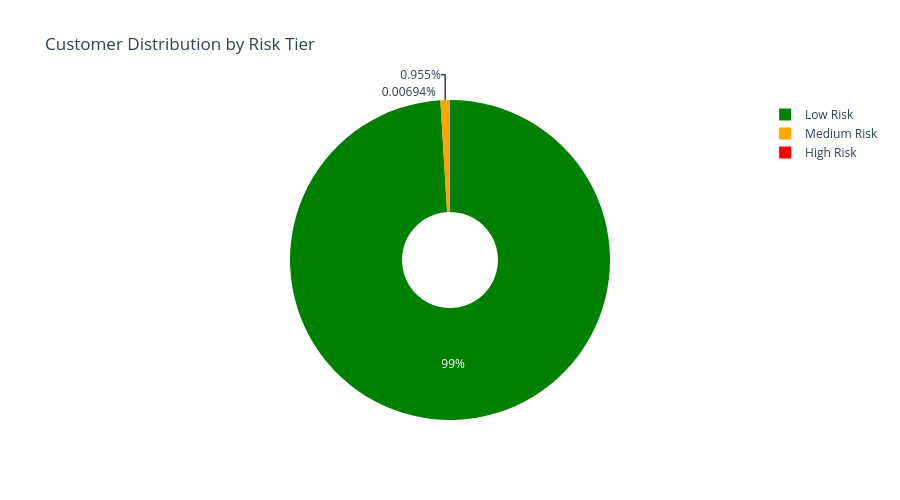
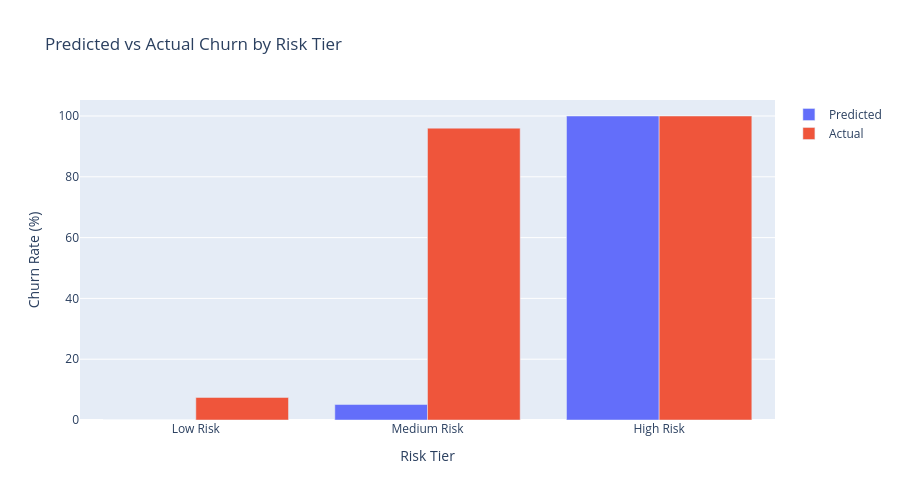

These figures' notebook cell, in order:
### Code cell
print("=" * 70)
print("RISK DISTRIBUTION")
print("=" * 70)

# Distribution by risk tier
risk_dist = features['risk_tier'].value_counts().sort_index()
print("\nCustomers by Risk Tier:")
print(risk_dist)

# Churn rate by risk tier
churn_by_risk = features.groupby('risk_tier')['churned'].agg(['sum', 'count', 'mean'])
churn_by_risk.columns = ['churned_count', 'total_customers', 'actual_churn_rate']
print("\nActual Churn Rate by Risk Tier:")
print(churn_by_risk)

# Visualization: Risk distribution
fig = go.Figure(data=[
    go.Pie(
        labels=risk_dist.index,
        values=risk_dist.values,
        hole=0.3,
        marker=dict(colors=['green', 'orange', 'red'])
    )
])
fig.update_layout(
    title='Customer Distribution by Risk Tier',
    height=500
)
fig.show()

# Predicted vs Actual Churn by Risk Tier
comparison = pd.DataFrame({
    'Risk Tier': churn_by_risk.index,
    'Predicted Churn %': features.groupby('risk_tier')['predicted_churn'].mean() * 100,
    'Actual Churn %': churn_by_risk['actual_churn_rate'] * 100,
})

fig = go.Figure(data=[
    go.Bar(name='Predicted', x=comparison['Risk Tier'], y=comparison['Predicted Churn %']),
    go.Bar(name='Actual', x=comparison['Risk Tier'], y=comparison['Actual Churn %'])
])
fig.update_layout(
    title='Predicted vs Actual Churn by Risk Tier',
    xaxis_title='Risk Tier',
    yaxis_title='Churn Rate (%)',
    barmode='group',
    height=500
)
fig.show()

### Figure 1 — Plotly figure (JSON) as saved in the notebook; plotly's stock layout.template omitted (floating-point values rounded to 4 significant figures)
{"data": [{"hole": 0.3, "labels": ["Low Risk", "Medium Risk", "High Risk"], "marker": {"colors": ["green", "orange", "red"]}, "type": "pie", "values": [28523, 275, 2]}], "layout": {"height": 500, "title": {"text": "Customer Distribution by Risk Tier"}}}

### Figure 2 — Plotly figure (JSON) as saved in the notebook; plotly's stock layout.template omitted (floating-point values rounded to 4 significant figures)
{"data": [{"name": "Predicted", "type": "bar", "x": ["Low Risk", "Medium Risk", "High Risk"], "y": [0.0, 5.091, 100.0]}, {"name": "Actual", "type": "bar", "x": ["Low Risk", "Medium Risk", "High Risk"], "y": [7.422, 96.0, 100.0]}], "layout": {"barmode": "group", "height": 500, "title": {"text": "Predicted vs Actual Churn by Risk Tier"}, "xaxis": {"title": {"text": "Risk Tier"}}, "yaxis": {"title": {"text": "Churn Rate (%)"}}}}
